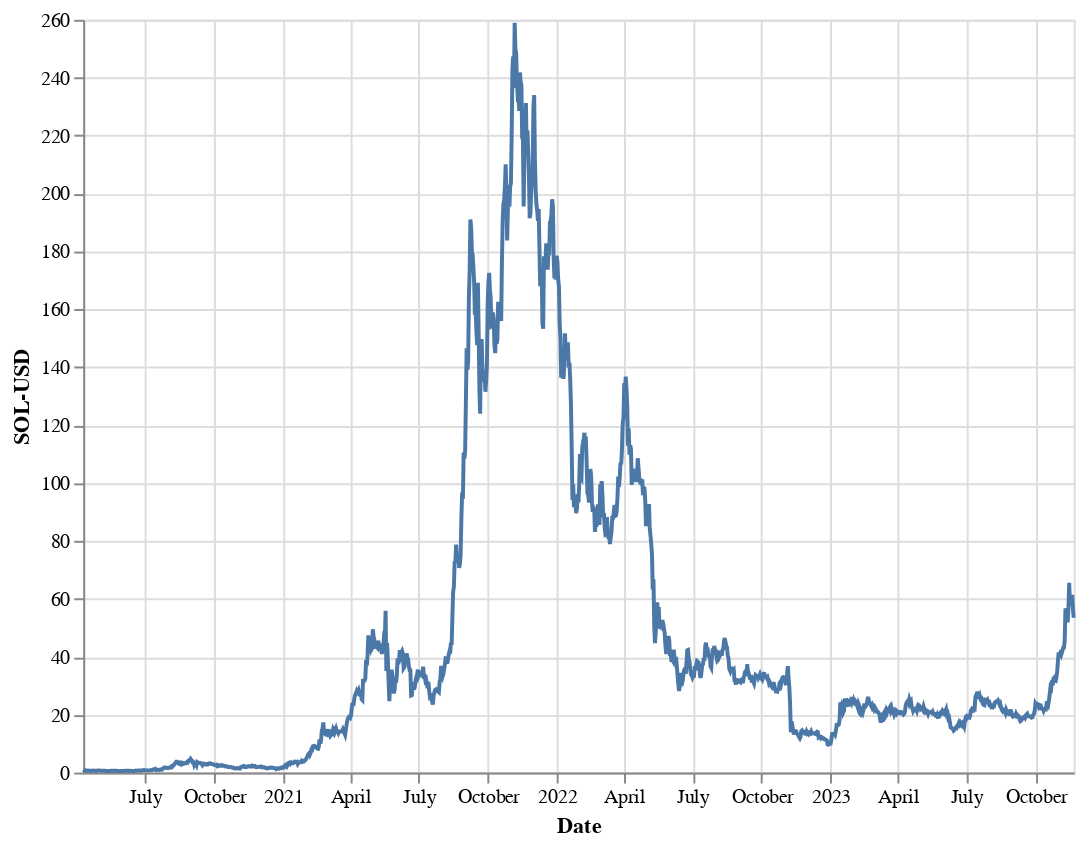

The code cell stored with this chart in its notebook:
### Code cell
alt.Chart(data_ac2).mark_line().encode(
    x='Date ',
    y='SOL-USD'
).properties(
    width=500,
    height=380
)

### Figure 1 — Vega-Lite specification as saved in the notebook (floating-point values rounded to 4 significant figures; data arrays with more than 128 entries replaced by an {"elided": "..."} marker saying what was removed)
{"config": {"view": {"continuousWidth": 300, "continuousHeight": 300}}, "data": {"name": "data-941e0b31a1a9f2b8de91d46060ced39e"}, "mark": {"type": "line"}, "encoding": {"x": {"field": "Date ", "type": "temporal"}, "y": {"field": "SOL-USD", "type": "quantitative"}}, "height": 380, "width": 500, "$schema": "https://vega.github.io/schema/vega-lite/v5.15.1.json", "datasets": {"data-941e0b31a1a9f2b8de91d46060ced39e": {"elided": "1321 records"}}}
